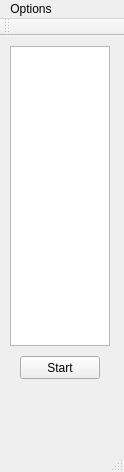
<?xml version="1.0" encoding="UTF-8"?>
<ui version="4.0">
 <class>MainWindow</class>
 <widget class="QMainWindow" name="MainWindow">
  <property name="geometry">
   <rect>
    <x>0</x>
    <y>0</y>
    <width>124</width>
    <height>472</height>
   </rect>
  </property>
  <property name="sizePolicy">
   <sizepolicy hsizetype="Fixed" vsizetype="Fixed">
    <horstretch>0</horstretch>
    <verstretch>0</verstretch>
   </sizepolicy>
  </property>
  <property name="windowTitle">
   <string>MainWindow</string>
  </property>
  <widget class="QWidget" name="centralWidget">
   <widget class="QGraphicsView" name="graphicsView">
    <property name="geometry">
     <rect>
      <x>10</x>
      <y>10</y>
      <width>100</width>
      <height>300</height>
     </rect>
    </property>
    <property name="sizePolicy">
     <sizepolicy hsizetype="Fixed" vsizetype="Fixed">
      <horstretch>0</horstretch>
      <verstretch>0</verstretch>
     </sizepolicy>
    </property>
    <property name="baseSize">
     <size>
      <width>100</width>
      <height>500</height>
     </size>
    </property>
   </widget>
   <widget class="QPushButton" name="pushButton">
    <property name="geometry">
     <rect>
      <x>20</x>
      <y>320</y>
      <width>80</width>
      <height>23</height>
     </rect>
    </property>
    <property name="text">
     <string>Start</string>
    </property>
   </widget>
  </widget>
  <widget class="QMenuBar" name="menuBar">
   <property name="geometry">
    <rect>
     <x>0</x>
     <y>0</y>
     <width>124</width>
     <height>20</height>
    </rect>
   </property>
   <widget class="QMenu" name="menuOptions">
    <property name="title">
     <string>Options</string>
    </property>
    <addaction name="actionEdit_Options"/>
   </widget>
   <addaction name="menuOptions"/>
  </widget>
  <widget class="QToolBar" name="mainToolBar">
   <attribute name="toolBarArea">
    <enum>TopToolBarArea</enum>
   </attribute>
   <attribute name="toolBarBreak">
    <bool>false</bool>
   </attribute>
  </widget>
  <widget class="QStatusBar" name="statusBar"/>
  <action name="actionEdit_Options">
   <property name="text">
    <string>Edit Options</string>
   </property>
  </action>
 </widget>
 <layoutdefault spacing="6" margin="11"/>
 <resources/>
 <connections/>
</ui>
